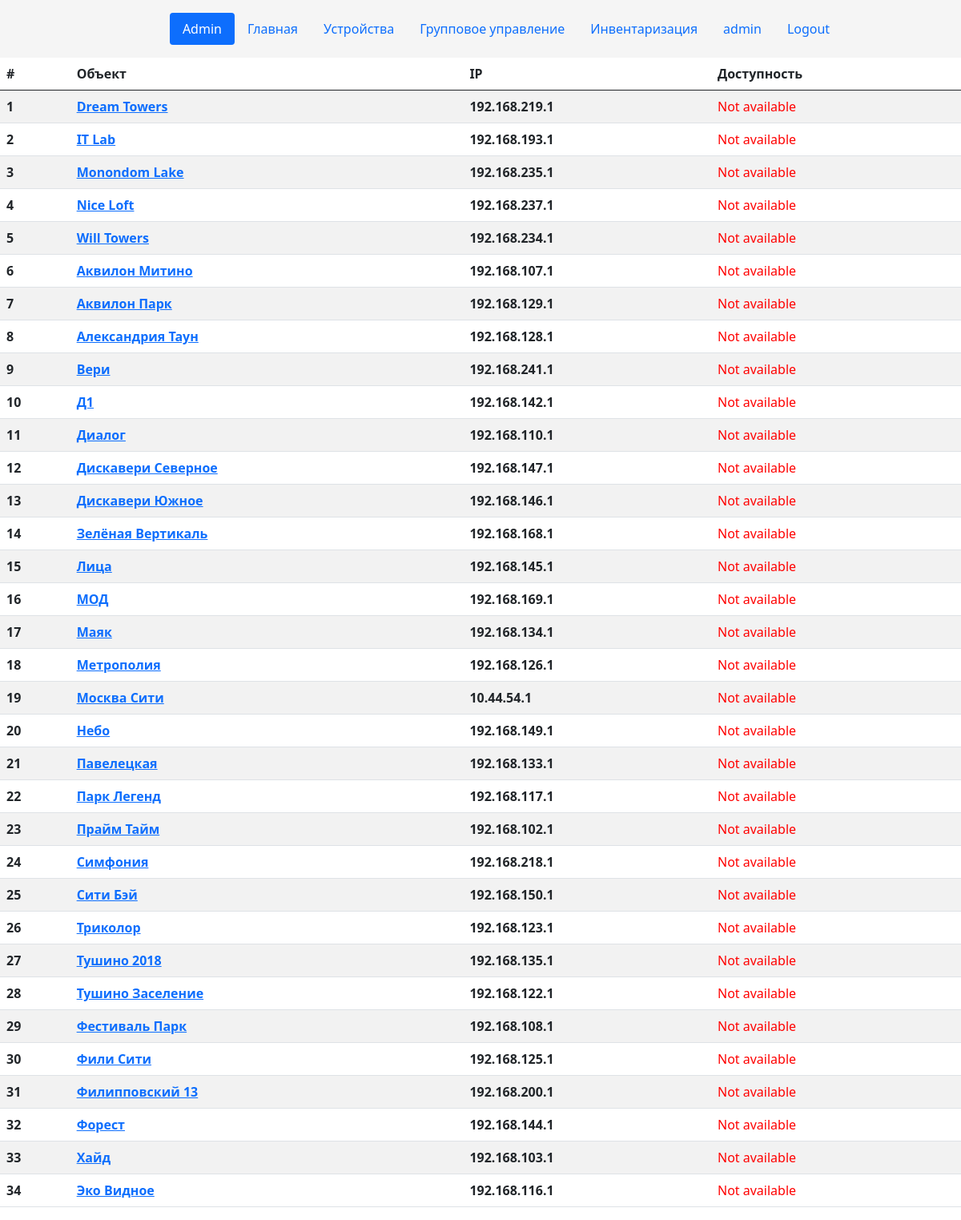
The app's page / (signed in) with its own data.
### mikronik/apps/monitor/models.py (models this page shows, shortened)
class Mikrot(models.Model):
	mikrotIP = models.CharField("Адрес Микротик", max_length = 20)
	mikrotName = models.CharField("Имя Микротик", max_length =  30)
	mikrotLogin = models.CharField("Логин Микротик", max_length =  30)
	mikrotPass = models.CharField("Пароль Микротик", max_length = 30)
	class Meta():
		verbose_name = 'Микротик'
		verbose_name_plural = 'Микротики'

### mikronik/apps/monitor/views.py (the view)
# urls.py: path('', views.index, name = 'index'),
@permission_required('mikronik.index')
def index(request):
	arrM = api.viewListMikrot()
	return render(request, 'monitor/list.html', {'arr': arrM})

### mikronik/apps/monitor/mikropi.py (called while the page is built)
	def viewListMikrot(self):
		all_mikrot = Mikrot.objects.all()
		arr = []
		arrM = []
		j = 1
		for p in all_mikrot:
			x = ping(str(p.mikrotIP))
			if isinstance(x, float):
				arr.append(j)
				arr.append(p.mikrotName)
				arr.append(p.mikrotIP)
				arr.append('Available')
				arr.append(p.id)
				arrM.append(arr)
				arr = []
			else:
				arr.append(j)
				arr.append(p.mikrotName)
				arr.append(p.mikrotIP)
				arr.append('Not available')
				arr.append(p.id)
				arrM.append(arr)
				arr = []
			j = j + 1
		name = []
		res = []
		for a in arrM:
		    name.append(a[1])
		name = sorted(name)
		i = 0
		while i <= len(name) -1:
		    for a in arrM:
		        if name[i] in a:
		        	a[0] = i+1
		        	res.append(a)
		    i = i + 1
		return res

### mikronik/templates/monitor/list.html (shortened to what this page needs)
{% extends 'base.html' %}
{% block content %}
	<table style="width: 100%; float:left;" class="table table-striped table-hover">
	  <thead>
	    <tr>
	      <th scope="col">#</th>
		  <th scope="col">Объект</th>
	      <th scope="col">IP</th>
	      <th scope="col">Доступность</th>
	    </tr>
	  </thead>
	  <tbody>
	  	{% for i in arr %}
	    <tr>
	      <th scope="row">{{i.0}}</th>
	      <th scope="row"><a style="cursor: pointer;" href="{% url 'monitor:detail' i.4 %}">{{i.1}}</a></th>
	      <th scope="row">{{i.2}}</th>
	      {% if i.3 == 'Available' %}
	      		<td style="color: green;">{{i.3}}</td>
	      	{% else %}
	      		<td style="color: red;">{{i.3}}</td>
	    	{% endif %}
	    </tr>
	   	{% endfor %}
	  </tbody>
	</table>
{% endblock %}

### mikronik/templates/base.html (shortened to what this page needs)
<!DOCTYPE html>
<html lang = "en">
	<head>
		 <link href="https://cdn.jsdelivr.net/npm/bootstrap@5.1.0/dist/css/bootstrap.min.css" rel="stylesheet">
	</head>
	<body>
		<header style="background-color: whitesmoke; width: 100%" class="d-flex justify-content-center py-3">
      <ul class="nav nav-pills">
      	<li style="font-size: 150%" class="nav-link">{{hostname}}</li>
      	<li style="font-size: 150%" class="nav-link"><a style="cursor: pointer; text-decoration: none;" target="_blank" href="http:\\{{mikrot.mikrotIP}}">{{mikrot.mikrotIP}}</a></li>
        <li class="nav-item"><a href="/admin" class="nav-link active" aria-current="page">Admin</a></li>
        <li class="nav-item"><a href="/monitor" class="nav-link">Главная</a></li>
        <li class="nav-item"><a href="/all_device" class="nav-link">Устройства</a></li>
        <li class="nav-item"><a href="/monitor/group" class="nav-link">Групповое управление</a></li>
      	<li class="nav-item"><a href="/monitor/invent" class="nav-link">Инвентаризация</a></li>
      {% if user.is_authenticated %}
     <li class="nav-link">{{ user.get_username }}</li>
     <li class="nav-item"><a class="nav-link" href="{% url 'logout'%}?next={{request.path}}">Logout</a></li>
   {% else %}
     <li class="nav-item"><a class="nav-link" href="{% url 'login'%}?next={{request.path}}">Login</a></li>
   {% endif %}
      </ul>
    </header>
		{% block content %}
		{% endblock %}
	</body>
</html>

### records on screen
Mikrot: mikrotName "Dream Towers", mikrotIP "192.168.219.1"
Mikrot: mikrotName "IT Lab", mikrotIP "192.168.193.1"
Mikrot: mikrotName "Monondom Lake", mikrotIP "192.168.235.1"
Mikrot: mikrotName "Nice Loft", mikrotIP "192.168.237.1"
Mikrot: mikrotName "Will Towers", mikrotIP "192.168.234.1"
Mikrot: mikrotName "Аквилон Митино", mikrotIP "192.168.107.1"
Mikrot: mikrotName "Аквилон Парк", mikrotIP "192.168.129.1"
Mikrot: mikrotName "Александрия Таун", mikrotIP "192.168.128.1"
Mikrot: mikrotName "Вери", mikrotIP "192.168.241.1"
Mikrot: mikrotName "Д1", mikrotIP "192.168.142.1"
Mikrot: mikrotName "Диалог", mikrotIP "192.168.110.1"
Mikrot: mikrotName "Дискавери Северное", mikrotIP "192.168.147.1"
Mikrot: mikrotName "Дискавери Южное", mikrotIP "192.168.146.1"
Mikrot: mikrotName "Зелёная Вертикаль", mikrotIP "192.168.168.1"
Mikrot: mikrotName "Лица", mikrotIP "192.168.145.1"
Mikrot: mikrotName "МОД", mikrotIP "192.168.169.1"
Mikrot: mikrotName "Маяк", mikrotIP "192.168.134.1"
Mikrot: mikrotName "Метрополия", mikrotIP "192.168.126.1"
Mikrot: mikrotName "Москва Сити", mikrotIP "10.44.54.1"
Mikrot: mikrotName "Небо", mikrotIP "192.168.149.1"
Mikrot: mikrotName "Павелецкая", mikrotIP "192.168.133.1"
Mikrot: mikrotName "Парк Легенд", mikrotIP "192.168.117.1"
Mikrot: mikrotName "Прайм Тайм", mikrotIP "192.168.102.1"
Mikrot: mikrotName "Симфония", mikrotIP "192.168.218.1"
Mikrot: mikrotName "Сити Бэй", mikrotIP "192.168.150.1"
Mikrot: mikrotName "Триколор", mikrotIP "192.168.123.1"
Mikrot: mikrotName "Тушино 2018", mikrotIP "192.168.135.1"
Mikrot: mikrotName "Тушино Заселение", mikrotIP "192.168.122.1"
Mikrot: mikrotName "Фестиваль Парк", mikrotIP "192.168.108.1"
Mikrot: mikrotName "Фили Сити", mikrotIP "192.168.125.1"
Mikrot: mikrotName "Филипповский 13", mikrotIP "192.168.200.1"
Mikrot: mikrotName "Форест", mikrotIP "192.168.144.1"
Mikrot: mikrotName "Хайд", mikrotIP "192.168.103.1"
Mikrot: mikrotName "Эко Видное", mikrotIP "192.168.116.1"

### other values on screen
{{ user.get_username }} "admin"
{{ i.0 }} "1" "2" "3" "4" "5" "6" "7" "8" "9" "10" "11" "12" "13" "14" "15" "16" "17" "18" "19" "20" "21" "22" "23" "24" "25" "26" "27" "28" "29" "30" "31" "32" "33" "34"
{{ i.3 }} "Not available" "Not available" "Not available" "Not available" "Not available" "Not available" "Not available" "Not available" "Not available" "Not available" "Not available" "Not available" "Not available" "Not available" "Not available" "Not available" "Not available" "Not available" "Not available" "Not available" "Not available" "Not available" "Not available" "Not available" "Not available" "Not available" "Not available" "Not available" "Not available" "Not available" "Not available" "Not available" "Not available" "Not available"
